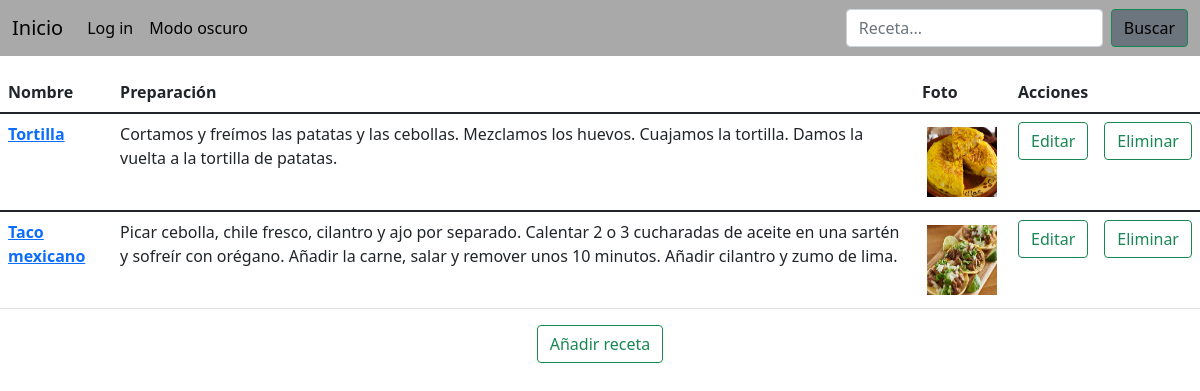
The page / on the database its author committed.
### recetas/models.py (models this page shows, shortened)
class Receta(models.Model):
  nombre       = models.CharField(max_length=200)
  preparación  = models.TextField(max_length=5000)
  foto         = models.FileField(upload_to='media/fotos')

### recetas/views.py (the view)
# urls.py: path('', views.index, name='index'),
def index(request):
    receta_list = Receta.objects.all()
    context = {'object_list' : receta_list}
    return render (request, "index.html", context)

### recetas/templates/index.html (shortened to what this page needs)
<!DOCTYPE html>
<html lang="en">
  <head>
    <link href="https://cdn.jsdelivr.net/npm/bootstrap@5.1.3/dist/css/bootstrap.min.css" rel="stylesheet">
  </head>
  <body>
    <nav class="navbar navbar-expand-sm mb-3" style = "background-color: darkgrey">
      <div class="container-fluid">
        <a class="navbar-brand" style = "color: black" href="{% url 'index' %}">Inicio</a>
        <div class="collapse navbar-collapse" id="navbarCollapse">
          <ul class="navbar-nav me-auto mb-2 mb-md-0">
            <li class="nav-item">
              <div class="autentificacion">
                {% if user.is_authenticated %}
                  <a class="nav-link"  style="color:black" href="{% url 'logout' %}?next={{ request.path }}">Log out ({{user.get_username}})</a>
                {% else %}
                  <a class="nav-link" style = "color: black" href="{% url 'login' %}?next={{ request.path }}">Log in</a>
                {% endif %}
              </div>
            </li>
            <form action = "index_oscuro" method = "get">
              <li class="nav-item">
                <a class="nav-link" style = "color: black" href="{% url 'index_oscuro' %}">Modo oscuro</a>
              </li>
            </form>
          </ul>
          <form action = "busqueda" method = "get" class="d-flex">
            <input class="form-control me-2" type="search" placeholder="Receta..." aria-label="busqueda" name="q">
            <button class="btn btn-outline-success btn-secondary" style="color:black" type="submit">Buscar</button>
          </form>
        </div>
      </div>
    </nav>
  {%block mostrar%}
  <div class = "table-responsive">
    <table class="table table-stripped table-md">
      <thead>
        <tr>
          <th scope="col">Nombre</th>
          <th scope="col">Preparación</th>
          <th scope="col">Foto</th>
          <th scope="col">Acciones</th>
        </tr>
      </thead>
      {%for Receta in object_list%}
      <tbody>
        <tr>
          <th scope="row"><a href="{% url 'receta' Receta.nombre %}">{{Receta.nombre}}</th>
          <td>{{Receta.preparación}}</td>
          <td><img style = "padding: 5px" width = "80" height = "80"src = "/{{ Receta.foto }}"/> </td>
          <td> <a href="{% url 'editar' Receta.id %}" class="btn btn-outline-success">Editar</a></td>
          <td> <a href="{% url 'eliminar' Receta.id %}" class="btn btn-outline-success">Eliminar</a></td>
        </tr>
      </tbody>
      {%endfor%}
    </table>
    <div class="col text-center">
      <form action = "añadir" method = "get" >
        <button class="btn btn-outline-success" href="/añadir" input type="submit">Añadir receta</button>
      </form>
    </div>
  </div>
  {%endblock%}
  </body>
</html>

### rows shown on the page
Receta: nombre "Tortilla", preparación "Cortamos y freímos las patatas y las cebollas. Mezclamos los huevos. Cuajamos la tortilla. Damos la vuelta a la tortilla de patatas.", foto (picture)
Receta: nombre "Taco mexicano", preparación "Picar cebolla, chile fresco, cilantro y ajo por separado. Calentar 2 o 3 cucharadas de aceite en una sartén y sofreír con orégano. Añadir la carne, salar y remover unos 10 minutos. Añadir cilantro y zumo de lima.", foto (picture)
